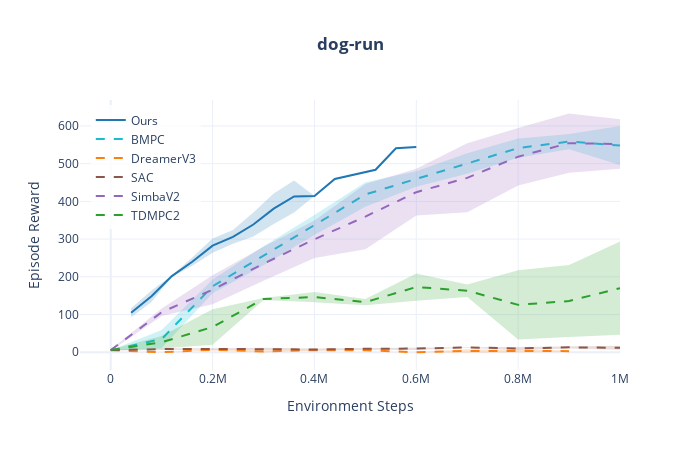
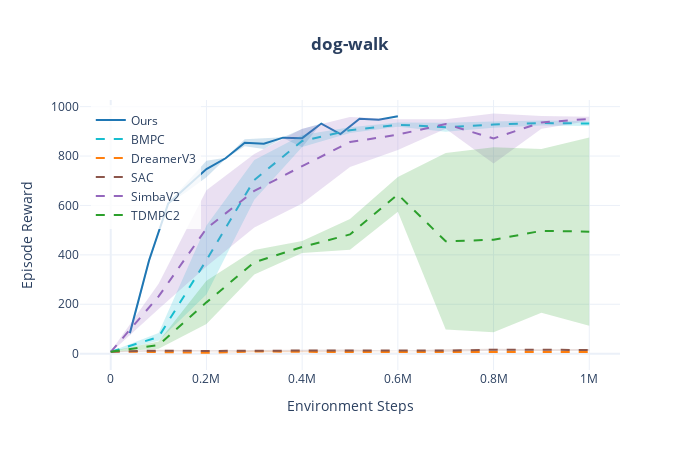
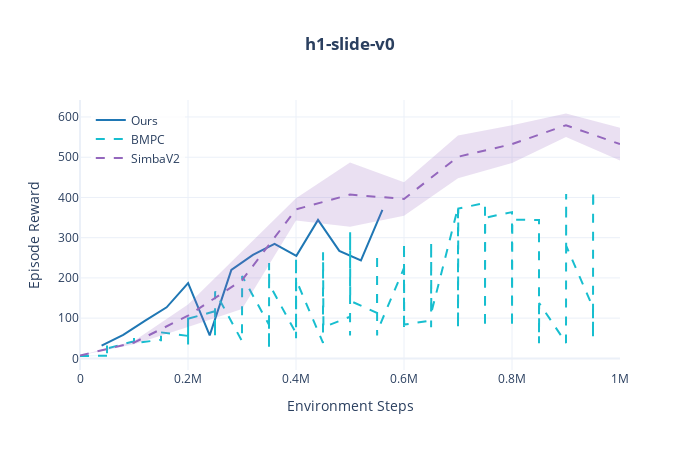
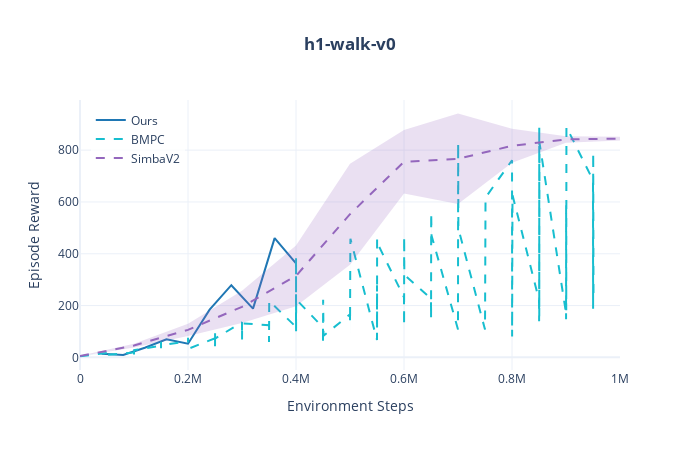

These figures' notebook cell, in order:
### Code cell
# Show first 4 plots
for task in list(figures.keys())[:4]:
    print(f"\n--- {task} ---")
    figures[task].show()

### Figure 1 — Plotly figure (JSON) as saved in the notebook; plotly's stock layout.template omitted (floating-point values rounded to 4 significant figures)
{"data": [{"fill": "toself", "fillcolor": "rgba(31,119,180,0.2)", "hoverinfo": "skip", "line": {"color": "rgba(0,0,0,0)"}, "showlegend": false, "type": "scatter", "x": [40000, 80000, 120000, 160000, 200000, 240000, 280000, 320000, 360000, 400000, 440000, 480000, 520000, 560000, 600000, 600000, 560000, 520000, 480000, 440000, 400000, 360000, 320000, 280000, 240000, 200000, 160000, 120000, 80000, 40000], "y": [116.6, 163.5, 203.5, 251.0, 301.6, 324.4, 370.7, 421.1, 455.6, 414.2, 459.4, 471.9, 483.9, 540.9, 544.5, 544.5, 540.9, 483.9, 471.9, 459.4, 414.2, 370.3, 340.2, 306.8, 287.4, 264.0, 229.1, 200.3, 133.4, 92.44]}, {"hovertemplate": "Ours<br>Step: %{x:,}<br>Reward: %{y:.1f}<extra></extra>", "line": {"color": "#1f77b4", "width": 2}, "mode": "lines", "name": "Ours", "type": "scatter", "x": [40000, 80000, 120000, 160000, 200000, 240000, 280000, 320000, 360000, 400000, 440000, 480000, 520000, 560000, 600000], "y": [104.5, 148.5, 201.9, 240.0, 282.8, 305.9, 338.8, 380.6, 413.0, 414.2, 459.4, 471.9, 483.9, 540.9, 544.5]}, {"fill": "toself", "fillcolor": "rgba(23,190,207,0.2)", "hoverinfo": "skip", "line": {"color": "rgba(0,0,0,0)"}, "showlegend": false, "type": "scatter", "x": [0, 100000, 200000, 300000, 400000, 500000, 600000, 700000, 800000, 900000, 1000000, 1000000, 900000, 800000, 700000, 600000, 500000, 400000, 300000, 200000, 100000, 0], "y": [5.432, 58.85, 193.0, 281.2, 363.7, 451.0, 480.1, 527.9, 567.0, 578.9, 600.0, 496.3, 538.4, 515.6, 473.4, 439.0, 385.5, 311.2, 230.8, 156.7, 11.29, 4.445]}, {"hovertemplate": "BMPC<br>Step: %{x:,}<br>Reward: %{y:.1f}<extra></extra>", "line": {"color": "#17becf", "dash": "dash", "width": 2}, "mode": "lines", "name": "BMPC", "type": "scatter", "x": [0, 100000, 200000, 300000, 400000, 500000, 600000, 700000, 800000, 900000, 1000000], "y": [4.939, 35.07, 174.9, 256.0, 337.4, 418.2, 459.6, 500.7, 541.3, 558.7, 548.1]}, {"fill": "toself", "fillcolor": "rgba(255,127,14,0.2)", "hoverinfo": "skip", "line": {"color": "rgba(0,0,0,0)"}, "showlegend": false, "type": "scatter", "x": [0, 100000, 200000, 300000, 400000, 500000, 600000, 700000, 900000, 900000, 700000, 600000, 500000, 400000, 300000, 200000, 100000, 0], "y": [5.2, 0.0, 8.359, 5.07, 5.966, 5.2, 0.0, 8.088, 5.424, 0.3761, -1.388, 0.0, 5.2, 4.834, -0.8698, 4.541, 0.0, 5.2]}, {"hovertemplate": "DreamerV3<br>Step: %{x:,}<br>Reward: %{y:.1f}<extra></extra>", "line": {"color": "#ff7f0e", "dash": "dash", "width": 2}, "mode": "lines", "name": "DreamerV3", "type": "scatter", "x": [0, 100000, 200000, 300000, 400000, 500000, 600000, 700000, 900000], "y": [5.2, 0.0, 6.45, 2.1, 5.4, 5.2, 0.0, 3.35, 2.9]}, {"fill": "toself", "fillcolor": "rgba(140,86,75,0.2)", "hoverinfo": "skip", "line": {"color": "rgba(0,0,0,0)"}, "showlegend": false, "type": "scatter", "x": [0, 100000, 200000, 300000, 400000, 500000, 600000, 700000, 800000, 900000, 1000000, 1000000, 900000, 800000, 700000, 600000, 500000, 400000, 300000, 200000, 100000, 0], "y": [6.554, 10.81, 10.72, 11.62, 10.07, 11.63, 13.64, 13.42, 13.77, 15.69, 17.17, 6.567, 10.11, 6.228, 11.98, 5.76, 6.833, 4.466, 5.376, 7.081, 5.855, 4.646]}, {"hovertemplate": "SAC<br>Step: %{x:,}<br>Reward: %{y:.1f}<extra></extra>", "line": {"color": "#8c564b", "dash": "dash", "width": 2}, "mode": "lines", "name": "SAC", "type": "scatter", "x": [0, 100000, 200000, 300000, 400000, 500000, 600000, 700000, 800000, 900000, 1000000], "y": [5.6, 8.333, 8.9, 8.5, 7.267, 9.233, 9.7, 12.7, 10.0, 12.9, 11.87]}, {"fill": "toself", "fillcolor": "rgba(148,103,189,0.2)", "hoverinfo": "skip", "line": {"color": "rgba(0,0,0,0)"}, "showlegend": false, "type": "scatter", "x": [0, 100000, 200000, 300000, 400000, 500000, 600000, 700000, 800000, 900000, 1000000, 1000000, 900000, 800000, 700000, 600000, 500000, 400000, 300000, 200000, 100000, 0], "y": [6.996, 116.1, 204.4, 279.8, 349.2, 446.3, 486.3, 553.9, 594.8, 633.0, 617.6, 486.5, 475.9, 442.4, 371.0, 362.4, 273.3, 249.9, 189.7, 127.4, 96.27, 4.056]}, {"hovertemplate": "SimbaV2<br>Step: %{x:,}<br>Reward: %{y:.1f}<extra></extra>", "line": {"color": "#9467bd", "dash": "dash", "width": 2}, "mode": "lines", "name": "SimbaV2", "type": "scatter", "x": [0, 100000, 200000, 300000, 400000, 500000, 600000, 700000, 800000, 900000, 1000000], "y": [5.526, 106.2, 165.9, 234.7, 299.6, 359.8, 424.3, 462.4, 518.6, 554.5, 552.1]}, {"fill": "toself", "fillcolor": "rgba(44,160,44,0.2)", "hoverinfo": "skip", "line": {"color": "rgba(0,0,0,0)"}, "showlegend": false, "type": "scatter", "x": [0, 100000, 200000, 300000, 400000, 500000, 600000, 700000, 800000, 900000, 1000000, 1000000, 900000, 800000, 700000, 600000, 500000, 400000, 300000, 200000, 100000, 0], "y": [6.927, 43.33, 114.1, 144.1, 159.9, 141.0, 209.0, 179.8, 217.7, 231.0, 293.6, 46.14, 40.62, 33.68, 146.4, 136.7, 124.6, 132.6, 138.4, 19.69, 9.874, 4.673]}, {"hovertemplate": "TDMPC2<br>Step: %{x:,}<br>Reward: %{y:.1f}<extra></extra>", "line": {"color": "#2ca02c", "dash": "dash", "width": 2}, "mode": "lines", "name": "TDMPC2", "type": "scatter", "x": [0, 100000, 200000, 300000, 400000, 500000, 600000, 700000, 800000, 900000, 1000000], "y": [5.8, 26.6, 66.9, 141.2, 146.2, 132.8, 172.9, 163.1, 125.7, 135.8, 169.9]}], "layout": {"height": 450, "hovermode": "x unified", "legend": {"bgcolor": "rgba(255,255,255,0.8)", "x": 0.02, "y": 0.98}, "title": {"text": "<b>dog-run</b>", "x": 0.5}, "width": 700, "xaxis": {"title": {"text": "Environment Steps"}}, "yaxis": {"title": {"text": "Episode Reward"}}}}

### Figure 2 — Plotly figure (JSON) as saved in the notebook; plotly's stock layout.template omitted (floating-point values rounded to 4 significant figures)
{"data": [{"fill": "toself", "fillcolor": "rgba(31,119,180,0.2)", "hoverinfo": "skip", "line": {"color": "rgba(0,0,0,0)"}, "showlegend": false, "type": "scatter", "x": [40000, 80000, 120000, 160000, 200000, 240000, 280000, 320000, 360000, 400000, 440000, 480000, 520000, 560000, 600000, 600000, 560000, 520000, 480000, 440000, 400000, 360000, 320000, 280000, 240000, 200000, 160000, 120000, 80000, 40000], "y": [95.85, 389.6, 609.5, 693.5, 780.4, 792.8, 868.1, 871.6, 876.2, 909.6, 931.4, 888.7, 950.7, 946.8, 961.1, 961.1, 946.8, 950.7, 888.7, 931.4, 835.3, 872.6, 828.2, 839.8, 789.1, 714.1, 657.4, 605.2, 364.4, 70.65]}, {"hovertemplate": "Ours<br>Step: %{x:,}<br>Reward: %{y:.1f}<extra></extra>", "line": {"color": "#1f77b4", "width": 2}, "mode": "lines", "name": "Ours", "type": "scatter", "x": [40000, 80000, 120000, 160000, 200000, 240000, 280000, 320000, 360000, 400000, 440000, 480000, 520000, 560000, 600000], "y": [83.25, 377.0, 607.4, 675.4, 747.2, 791.0, 853.9, 849.9, 874.4, 872.4, 931.4, 888.7, 950.7, 946.8, 961.1]}, {"fill": "toself", "fillcolor": "rgba(23,190,207,0.2)", "hoverinfo": "skip", "line": {"color": "rgba(0,0,0,0)"}, "showlegend": false, "type": "scatter", "x": [0, 100000, 200000, 300000, 400000, 500000, 600000, 700000, 800000, 900000, 1000000, 1000000, 900000, 800000, 700000, 600000, 500000, 400000, 300000, 200000, 100000, 0], "y": [9.121, 83.91, 518.6, 784.0, 885.6, 916.4, 935.3, 934.4, 940.0, 944.0, 941.6, 921.7, 923.4, 914.9, 898.6, 918.3, 893.0, 836.1, 622.7, 239.2, 51.97, 6.19]}, {"hovertemplate": "BMPC<br>Step: %{x:,}<br>Reward: %{y:.1f}<extra></extra>", "line": {"color": "#17becf", "dash": "dash", "width": 2}, "mode": "lines", "name": "BMPC", "type": "scatter", "x": [0, 100000, 200000, 300000, 400000, 500000, 600000, 700000, 800000, 900000, 1000000], "y": [7.656, 67.94, 378.9, 703.3, 860.9, 904.7, 926.8, 916.5, 927.5, 933.7, 931.6]}, {"fill": "toself", "fillcolor": "rgba(255,127,14,0.2)", "hoverinfo": "skip", "line": {"color": "rgba(0,0,0,0)"}, "showlegend": false, "type": "scatter", "x": [0, 200000, 300000, 500000, 800000, 900000, 1000000, 1000000, 900000, 800000, 500000, 300000, 200000, 0], "y": [9.0, 3.8, 12.31, 7.417, 7.328, 7.366, 7.1, 7.1, 6.234, 5.772, 5.583, 5.385, 3.8, 9.0]}, {"hovertemplate": "DreamerV3<br>Step: %{x:,}<br>Reward: %{y:.1f}<extra></extra>", "line": {"color": "#ff7f0e", "dash": "dash", "width": 2}, "mode": "lines", "name": "DreamerV3", "type": "scatter", "x": [0, 200000, 300000, 500000, 800000, 900000, 1000000], "y": [9.0, 3.8, 8.85, 6.5, 6.55, 6.8, 7.1]}, {"fill": "toself", "fillcolor": "rgba(140,86,75,0.2)", "hoverinfo": "skip", "line": {"color": "rgba(0,0,0,0)"}, "showlegend": false, "type": "scatter", "x": [0, 100000, 200000, 300000, 400000, 500000, 600000, 700000, 800000, 900000, 1000000, 1000000, 900000, 800000, 700000, 600000, 500000, 400000, 300000, 200000, 100000, 0], "y": [9.848, 15.89, 13.97, 14.75, 16.14, 17.13, 11.57, 17.67, 20.35, 17.68, 18.5, 12.1, 10.72, 11.51, 7.792, 11.16, 8.941, 9.196, 10.98, 8.168, 9.309, 6.219]}, {"hovertemplate": "SAC<br>Step: %{x:,}<br>Reward: %{y:.1f}<extra></extra>", "line": {"color": "#8c564b", "dash": "dash", "width": 2}, "mode": "lines", "name": "SAC", "type": "scatter", "x": [0, 100000, 200000, 300000, 400000, 500000, 600000, 700000, 800000, 900000, 1000000], "y": [8.033, 12.6, 11.07, 12.87, 12.67, 13.03, 11.37, 12.73, 15.93, 14.2, 15.3]}, {"fill": "toself", "fillcolor": "rgba(148,103,189,0.2)", "hoverinfo": "skip", "line": {"color": "rgba(0,0,0,0)"}, "showlegend": false, "type": "scatter", "x": [0, 100000, 200000, 300000, 400000, 500000, 600000, 700000, 800000, 900000, 1000000, 1000000, 900000, 800000, 700000, 600000, 500000, 400000, 300000, 200000, 100000, 0], "y": [9.212, 282.7, 661.3, 808.2, 910.9, 958.1, 948.8, 948.6, 972.2, 961.9, 959.3, 941.4, 910.2, 770.2, 910.3, 824.5, 755.2, 607.6, 510.3, 352.5, 180.7, 5.21]}, {"hovertemplate": "SimbaV2<br>Step: %{x:,}<br>Reward: %{y:.1f}<extra></extra>", "line": {"color": "#9467bd", "dash": "dash", "width": 2}, "mode": "lines", "name": "SimbaV2", "type": "scatter", "x": [0, 100000, 200000, 300000, 400000, 500000, 600000, 700000, 800000, 900000, 1000000], "y": [7.211, 231.7, 506.9, 659.2, 759.2, 856.6, 886.6, 929.5, 871.2, 936.0, 950.3]}, {"fill": "toself", "fillcolor": "rgba(44,160,44,0.2)", "hoverinfo": "skip", "line": {"color": "rgba(0,0,0,0)"}, "showlegend": false, "type": "scatter", "x": [0, 100000, 200000, 300000, 400000, 500000, 600000, 700000, 800000, 900000, 1000000, 1000000, 900000, 800000, 700000, 600000, 500000, 400000, 300000, 200000, 100000, 0], "y": [9.376, 49.45, 295.4, 419.9, 456.1, 544.9, 715.6, 812.4, 835.4, 828.3, 875.3, 112.6, 166.2, 86.77, 97.51, 574.0, 420.4, 407.6, 320.3, 120.0, 19.82, 6.891]}, {"hovertemplate": "TDMPC2<br>Step: %{x:,}<br>Reward: %{y:.1f}<extra></extra>", "line": {"color": "#2ca02c", "dash": "dash", "width": 2}, "mode": "lines", "name": "TDMPC2", "type": "scatter", "x": [0, 100000, 200000, 300000, 400000, 500000, 600000, 700000, 800000, 900000, 1000000], "y": [8.133, 34.63, 207.7, 370.1, 431.9, 482.6, 644.8, 454.9, 461.1, 497.2, 493.9]}], "layout": {"height": 450, "hovermode": "x unified", "legend": {"bgcolor": "rgba(255,255,255,0.8)", "x": 0.02, "y": 0.98}, "title": {"text": "<b>dog-walk</b>", "x": 0.5}, "width": 700, "xaxis": {"title": {"text": "Environment Steps"}}, "yaxis": {"title": {"text": "Episode Reward"}}}}

### Figure 3 — Plotly figure (JSON) as saved in the notebook; plotly's stock layout.template omitted (floating-point values rounded to 4 significant figures; data arrays with more than 128 entries replaced by an {"elided": "..."} marker saying what was removed)
{"data": [{"fill": "toself", "fillcolor": "rgba(31,119,180,0.2)", "hoverinfo": "skip", "line": {"color": "rgba(0,0,0,0)"}, "showlegend": false, "type": "scatter", "x": [40003, 80120, 120032, 160420, 200243, 240171, 280256, 320281, 360276, 400654, 440795, 480186, 520266, 560016, 560016, 520266, 480186, 440795, 400654, 360276, 320281, 280256, 240171, 200243, 160420, 120032, 80120, 40003], "y": [31.45, 58.31, 93.44, 126.9, 187.1, 57.23, 219.7, 257.4, 284.8, 254.7, 344.3, 267.1, 243.5, 369.0, 369.0, 243.5, 267.1, 344.3, 254.7, 284.8, 257.4, 219.7, 57.23, 187.1, 126.9, 93.44, 58.31, 31.45]}, {"hovertemplate": "Ours<br>Step: %{x:,}<br>Reward: %{y:.1f}<extra></extra>", "line": {"color": "#1f77b4", "width": 2}, "mode": "lines", "name": "Ours", "type": "scatter", "x": [40003, 80120, 120032, 160420, 200243, 240171, 280256, 320281, 360276, 400654, 440795, 480186, 520266, 560016], "y": [31.45, 58.31, 93.44, 126.9, 187.1, 57.23, 219.7, 257.4, 284.8, 254.7, 344.3, 267.1, 243.5, 369.0]}, {"fill": "toself", "fillcolor": "rgba(23,190,207,0.2)", "hoverinfo": "skip", "line": {"color": "rgba(0,0,0,0)"}, "showlegend": false, "type": "scatter", "x": {"elided": "372 int values"}, "y": {"elided": "372 float values"}}, {"hovertemplate": "BMPC<br>Step: %{x:,}<br>Reward: %{y:.1f}<extra></extra>", "line": {"color": "#17becf", "dash": "dash", "width": 2}, "mode": "lines", "name": "BMPC", "type": "scatter", "x": {"elided": "186 int values"}, "y": {"elided": "186 float values"}}, {"fill": "toself", "fillcolor": "rgba(148,103,189,0.2)", "hoverinfo": "skip", "line": {"color": "rgba(0,0,0,0)"}, "showlegend": false, "type": "scatter", "x": [0, 100000, 200000, 300000, 400000, 500000, 600000, 700000, 800000, 900000, 1000000, 1000000, 900000, 800000, 700000, 600000, 500000, 400000, 300000, 200000, 100000, 0], "y": [7.323, 43.48, 133.8, 265.8, 398.1, 487.1, 437.8, 554.3, 579.5, 608.6, 573.1, 492.0, 550.4, 485.4, 447.9, 354.8, 327.0, 342.6, 122.7, 78.19, 35.28, 6.898]}, {"hovertemplate": "SimbaV2<br>Step: %{x:,}<br>Reward: %{y:.1f}<extra></extra>", "line": {"color": "#9467bd", "dash": "dash", "width": 2}, "mode": "lines", "name": "SimbaV2", "type": "scatter", "x": [0, 100000, 200000, 300000, 400000, 500000, 600000, 700000, 800000, 900000, 1000000], "y": [7.111, 39.38, 106.0, 194.3, 370.3, 407.0, 396.3, 501.1, 532.4, 579.5, 532.6]}], "layout": {"height": 450, "hovermode": "x unified", "legend": {"bgcolor": "rgba(255,255,255,0.8)", "x": 0.02, "y": 0.98}, "title": {"text": "<b>h1-slide-v0</b>", "x": 0.5}, "width": 700, "xaxis": {"title": {"text": "Environment Steps"}}, "yaxis": {"title": {"text": "Episode Reward"}}}}

### Figure 4 — Plotly figure (JSON) as saved in the notebook; plotly's stock layout.template omitted (floating-point values rounded to 4 significant figures; data arrays with more than 128 entries replaced by an {"elided": "..."} marker saying what was removed)
{"data": [{"fill": "toself", "fillcolor": "rgba(31,119,180,0.2)", "hoverinfo": "skip", "line": {"color": "rgba(0,0,0,0)"}, "showlegend": false, "type": "scatter", "x": [40075, 80060, 120021, 160131, 200012, 240031, 280225, 320400, 360407, 400034, 400034, 360407, 320400, 280225, 240031, 200012, 160131, 120021, 80060, 40075], "y": [13.85, 9.434, 36.93, 69.9, 52.63, 184.1, 278.5, 188.2, 460.3, 362.9, 362.9, 460.3, 188.2, 278.5, 184.1, 52.63, 69.9, 36.93, 9.434, 13.85]}, {"hovertemplate": "Ours<br>Step: %{x:,}<br>Reward: %{y:.1f}<extra></extra>", "line": {"color": "#1f77b4", "width": 2}, "mode": "lines", "name": "Ours", "type": "scatter", "x": [40075, 80060, 120021, 160131, 200012, 240031, 280225, 320400, 360407, 400034], "y": [13.85, 9.434, 36.93, 69.9, 52.63, 184.1, 278.5, 188.2, 460.3, 362.9]}, {"fill": "toself", "fillcolor": "rgba(23,190,207,0.2)", "hoverinfo": "skip", "line": {"color": "rgba(0,0,0,0)"}, "showlegend": false, "type": "scatter", "x": {"elided": "376 int values"}, "y": {"elided": "376 float values"}}, {"hovertemplate": "BMPC<br>Step: %{x:,}<br>Reward: %{y:.1f}<extra></extra>", "line": {"color": "#17becf", "dash": "dash", "width": 2}, "mode": "lines", "name": "BMPC", "type": "scatter", "x": {"elided": "188 int values"}, "y": {"elided": "188 float values"}}, {"fill": "toself", "fillcolor": "rgba(148,103,189,0.2)", "hoverinfo": "skip", "line": {"color": "rgba(0,0,0,0)"}, "showlegend": false, "type": "scatter", "x": [0, 100000, 200000, 300000, 400000, 500000, 600000, 700000, 800000, 900000, 1000000, 1000000, 900000, 800000, 700000, 600000, 500000, 400000, 300000, 200000, 100000, 0], "y": [5.861, 52.86, 129.6, 257.4, 431.4, 747.9, 877.3, 941.5, 882.2, 853.7, 851.7, 837.6, 829.1, 751.4, 591.6, 633.0, 357.8, 197.3, 132.7, 82.78, 38.37, 3.973]}, {"hovertemplate": "SimbaV2<br>Step: %{x:,}<br>Reward: %{y:.1f}<extra></extra>", "line": {"color": "#9467bd", "dash": "dash", "width": 2}, "mode": "lines", "name": "SimbaV2", "type": "scatter", "x": [0, 100000, 200000, 300000, 400000, 500000, 600000, 700000, 800000, 900000, 1000000], "y": [4.917, 45.61, 106.2, 195.0, 314.3, 552.9, 755.2, 766.6, 816.8, 841.4, 844.7]}], "layout": {"height": 450, "hovermode": "x unified", "legend": {"bgcolor": "rgba(255,255,255,0.8)", "x": 0.02, "y": 0.98}, "title": {"text": "<b>h1-walk-v0</b>", "x": 0.5}, "width": 700, "xaxis": {"title": {"text": "Environment Steps"}}, "yaxis": {"title": {"text": "Episode Reward"}}}}
